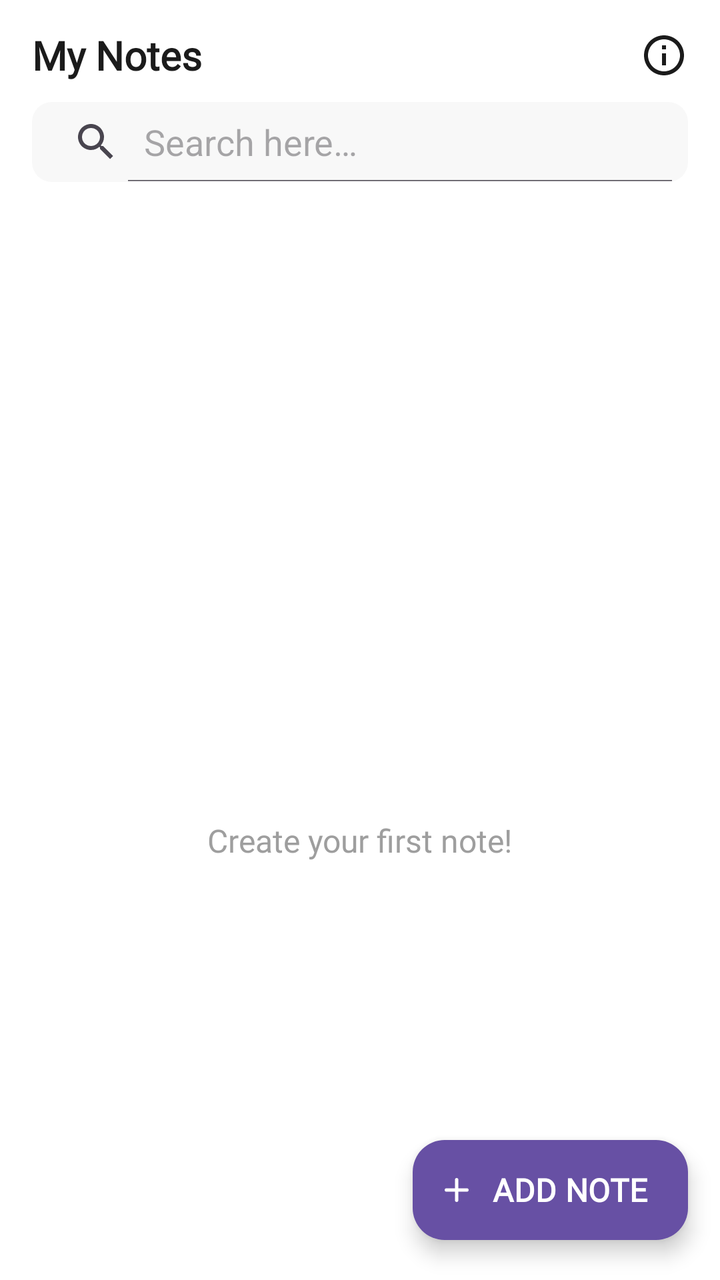
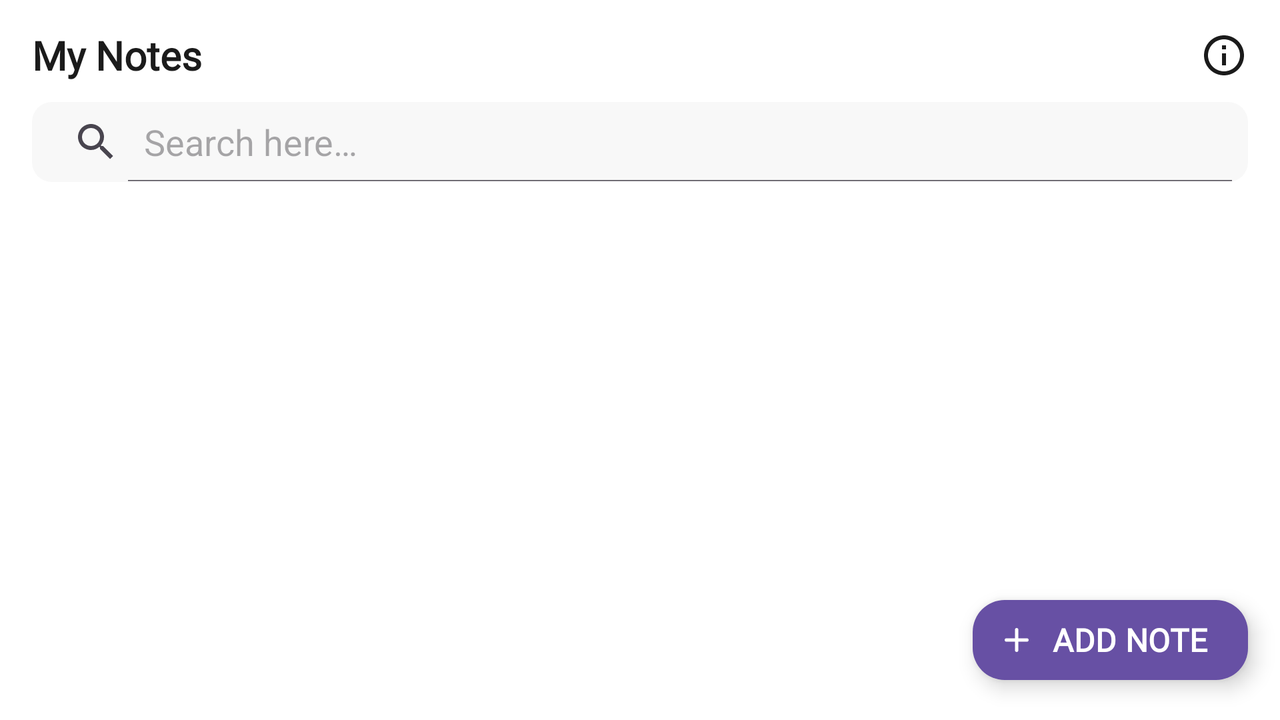

The same Android screen from two of the app's own layout files: first res/layout/ as a phone draws it, then the repository's variant for another configuration, drawn on a device whose configuration selects that folder. Both files follow.
<!-- AndroidManifest.xml: application theme Theme.MyNotes -->
<!-- res/layout/fragment_note_list.xml -->
<?xml version="1.0" encoding="utf-8"?>
<androidx.constraintlayout.widget.ConstraintLayout xmlns:android="http://schemas.android.com/apk/res/android"
    xmlns:app="http://schemas.android.com/apk/res-auto"
    xmlns:tools="http://schemas.android.com/tools"
    android:layout_width="match_parent"
    android:layout_height="match_parent"
    android:background="@color/white"
    tools:context=".ui.fragment.NoteListFragment">

    <androidx.constraintlayout.widget.Guideline
        android:id="@+id/startGuideline"
        android:layout_width="wrap_content"
        android:layout_height="wrap_content"
        android:orientation="vertical"
        app:layout_constraintGuide_begin="16dp" />

    <androidx.constraintlayout.widget.Guideline
        android:id="@+id/endGuideline"
        android:layout_width="wrap_content"
        android:layout_height="wrap_content"
        android:orientation="vertical"
        app:layout_constraintGuide_end="16dp" />

    <com.google.android.material.textview.MaterialTextView
        android:id="@+id/appName"
        android:layout_width="wrap_content"
        android:layout_height="wrap_content"
        android:layout_marginTop="14dp"
        android:fontFamily="@font/poppins_semibold"
        android:text="@string/app_name"
        android:textColor="@color/black"
        android:textSize="20sp"
        android:textStyle="bold"
        app:layout_constraintStart_toStartOf="@id/startGuideline"
        app:layout_constraintTop_toTopOf="parent" />

    <ImageButton
        android:id="@+id/aboutButton"
        android:layout_width="wrap_content"
        android:layout_height="wrap_content"
        android:background="@android:color/transparent"
        android:contentDescription="@string/about_button"
        app:layout_constraintBottom_toBottomOf="@id/appName"
        app:layout_constraintEnd_toStartOf="@id/endGuideline"
        app:layout_constraintTop_toTopOf="@id/appName"
        app:srcCompat="@drawable/ic_info" />

    <SearchView
        android:id="@+id/searchView"
        style="@style/SearchViewStyle"
        android:layout_width="0dp"
        android:layout_height="40dp"
        android:layout_marginTop="10dp"
        android:background="@drawable/search_bg"
        android:elevation="0dp"
        android:iconifiedByDefault="false"
        android:queryHint="@string/search_hint"
        app:layout_constraintEnd_toStartOf="@id/endGuideline"
        app:layout_constraintStart_toStartOf="@id/startGuideline"
        app:layout_constraintTop_toBottomOf="@id/appName" />

    <com.google.android.material.floatingactionbutton.ExtendedFloatingActionButton
        android:id="@+id/addNoteButton"
        android:layout_width="wrap_content"
        android:layout_height="50dp"
        android:layout_marginBottom="20dp"
        android:elevation="6dp"
        android:fontFamily="@font/poppins_medium"
        android:text="@string/add_note"
        android:textAllCaps="true"
        android:textColor="@color/white"
        android:textSize="16sp"
        android:textStyle="bold"
        app:backgroundTint="?colorPrimaryVariant"
        app:icon="@drawable/add_icon"
        app:iconSize="12dp"
        app:iconTint="@color/white"
        app:layout_constraintBottom_toBottomOf="parent"
        app:layout_constraintEnd_toStartOf="@id/endGuideline" />

    <androidx.recyclerview.widget.RecyclerView
        android:id="@+id/noteRecyclerView"
        android:layout_width="0dp"
        android:layout_height="0dp"
        android:layout_marginTop="14dp"
        android:scrollbarStyle="insideInset"
        android:scrollbars="vertical"
        app:layout_constraintBottom_toBottomOf="parent"
        app:layout_constraintEnd_toStartOf="@id/endGuideline"
        app:layout_constraintHorizontal_bias="1.0"
        app:layout_constraintStart_toStartOf="@id/startGuideline"
        app:layout_constraintTop_toBottomOf="@id/searchView"
        app:layout_constraintVertical_bias="1.0"
        tools:listitem="@layout/note_list_item" />

    <androidx.constraintlayout.widget.ConstraintLayout
        android:id="@+id/emptyView"
        android:layout_width="wrap_content"
        android:layout_height="wrap_content"
        app:layout_constraintBottom_toBottomOf="parent"
        app:layout_constraintEnd_toStartOf="@id/endGuideline"
        app:layout_constraintStart_toStartOf="@id/startGuideline"
        app:layout_constraintTop_toTopOf="parent">

        <ImageView
            android:id="@+id/emptyNoteImage"
            android:layout_width="200dp"
            android:layout_height="200dp"
            android:contentDescription="@null"
            android:scaleType="centerInside"
            app:layout_constraintEnd_toEndOf="parent"
            app:layout_constraintStart_toStartOf="parent"
            app:layout_constraintTop_toTopOf="parent"
            app:srcCompat="@drawable/empty_note_image" />

        <TextView
            android:id="@+id/emptyNoteText"
            android:layout_width="match_parent"
            android:layout_height="wrap_content"
            android:fontFamily="@font/poppins_medium"
            android:text="@string/create_your_first_note"
            android:textColor="@color/grey_500"
            android:textSize="16sp"
            app:layout_constraintBottom_toBottomOf="parent"
            app:layout_constraintEnd_toEndOf="parent"
            app:layout_constraintStart_toStartOf="parent"
            app:layout_constraintTop_toBottomOf="@id/emptyNoteImage" />

    </androidx.constraintlayout.widget.ConstraintLayout>
</androidx.constraintlayout.widget.ConstraintLayout>
<!-- resources referenced by this layout -->
<resources>
  <color name="black">#1B1B1B</color>
  <color name="grey_500">#9E9E9E</color>
  <color name="white">#FFFFFFFF</color>
  <!-- drawable add_icon (drawable) -->
  <vector xmlns:android="http://schemas.android.com/apk/res/android"
      android:width="28dp"
      android:height="28dp"
      android:viewportWidth="28"
      android:viewportHeight="28">
    <path
        android:pathData="M26,16H16V26C16,27.1 15.1,28 14,28C12.9,28 12,27.1 12,26V16H2C0.9,16 0,15.1 0,14C0,12.9 0.9,12 2,12H12V2C12,0.9 12.9,0 14,0C15.1,0 16,0.9 16,2V12H26C27.1,12 28,12.9 28,14C28,15.1 27.1,16 26,16Z"
        android:fillColor="@color/black"/>
  </vector>
  <!-- drawable ic_info (drawable) -->
  <vector xmlns:android="http://schemas.android.com/apk/res/android"
      android:width="24dp"
      android:height="24dp"
      android:viewportWidth="24"
      android:viewportHeight="24">
    <group>
      <clip-path
          android:pathData="M0,0h24v24h-24z"/>
      <path
          android:pathData="M11,7H13V9H11V7ZM11,11H13V17H11V11ZM12,2C6.48,2 2,6.48 2,12C2,17.52 6.48,22 12,22C17.52,22 22,17.52 22,12C22,6.48 17.52,2 12,2ZM12,20C7.59,20 4,16.41 4,12C4,7.59 7.59,4 12,4C16.41,4 20,7.59 20,12C20,16.41 16.41,20 12,20Z"
          android:fillColor="@color/black"/>
    </group>
  </vector>
  <!-- drawable search_bg (drawable) -->
  <shape xmlns:android="http://schemas.android.com/apk/res/android"
      android:shape="rectangle">
      <solid android:color="@color/grey" />
      <size
          android:width="6dp"
          android:height="6dp" />
      <corners android:radius="10dp" />
  </shape>
  <string name="about_button">About Button</string>
  <string name="add_note">Add Note</string>
  <string name="app_name">My Notes</string>
  <string name="create_your_first_note">Create your first note!</string>
  <string name="search_hint">Search here…</string>
  <style name="SearchViewStyle" parent="Widget.Material3.SearchView">
          <item name="strokeWidth">0dp</item>
          <item name="strokeColor">@android:color/transparent</item>
          <item name="android:fontFamily">@font/poppins_medium</item>
      </style>
  <style name="Theme.MyNotes" parent="Base.Theme.MyNotes" />
  <color name="grey">#F8F8F8</color>
  <style name="Base.Theme.MyNotes" parent="Theme.Material3.DayNight.NoActionBar">
          
          
      </style>
</resources>
<!-- res/layout-land/fragment_note_list.xml (the repository's variant of the layout above) -->
<!-- drawn on the phone turned sideways -->
<?xml version="1.0" encoding="utf-8"?>
<androidx.constraintlayout.widget.ConstraintLayout xmlns:android="http://schemas.android.com/apk/res/android"
    xmlns:app="http://schemas.android.com/apk/res-auto"
    xmlns:tools="http://schemas.android.com/tools"
    android:layout_width="match_parent"
    android:layout_height="match_parent"
    android:background="@color/white"
    tools:context=".ui.fragment.NoteListFragment">

    <com.google.android.material.textview.MaterialTextView
        android:id="@+id/appName"
        android:layout_width="0dp"
        android:layout_height="wrap_content"
        android:layout_marginTop="14dp"
        android:layout_marginEnd="10dp"
        android:fontFamily="@font/poppins_semibold"
        android:text="@string/app_name"
        android:textColor="@color/black"
        android:textSize="20sp"
        android:textStyle="bold"
        app:layout_constraintEnd_toStartOf="@id/aboutButton"
        app:layout_constraintStart_toStartOf="@id/startGuideline"
        app:layout_constraintTop_toTopOf="parent" />

    <ImageButton
        android:id="@+id/aboutButton"
        android:layout_width="wrap_content"
        android:layout_height="wrap_content"
        android:background="@android:color/transparent"
        android:contentDescription="@string/about_button"
        app:layout_constraintBottom_toBottomOf="@id/appName"
        app:layout_constraintEnd_toEndOf="@id/endGuideline"
        app:layout_constraintTop_toTopOf="@id/appName"
        app:srcCompat="@drawable/ic_info" />

    <SearchView
        android:id="@+id/searchView"
        style="@style/SearchViewStyle"
        android:layout_width="0dp"
        android:layout_height="40dp"
        android:layout_marginTop="10dp"
        android:background="@drawable/search_bg"
        android:elevation="0dp"
        android:iconifiedByDefault="false"
        android:queryHint="@string/search_hint"
        app:layout_constraintEnd_toStartOf="@id/endGuideline"
        app:layout_constraintStart_toStartOf="@id/startGuideline"
        app:layout_constraintTop_toBottomOf="@id/appName" />

    <androidx.recyclerview.widget.RecyclerView
        android:id="@+id/noteRecyclerView"
        android:layout_width="0dp"
        android:layout_height="0dp"
        android:layout_marginTop="14dp"
        android:scrollbarStyle="insideInset"
        android:scrollbars="vertical"
        app:layout_constraintBottom_toBottomOf="parent"
        app:layout_constraintEnd_toEndOf="@id/endGuideline"
        app:layout_constraintStart_toStartOf="@id/startGuideline"
        app:layout_constraintTop_toBottomOf="@id/searchView"
        tools:listitem="@layout/note_list_item" />

    <androidx.constraintlayout.widget.ConstraintLayout
        android:id="@+id/emptyView"
        android:layout_width="wrap_content"
        android:layout_height="wrap_content"
        android:visibility="gone"
        app:layout_constraintBottom_toBottomOf="parent"
        app:layout_constraintEnd_toEndOf="@id/endGuideline"
        app:layout_constraintStart_toStartOf="@id/startGuideline"
        app:layout_constraintTop_toBottomOf="@id/searchView">

        <ImageView
            android:id="@+id/emptyNoteImage"
            android:layout_width="150dp"
            android:layout_height="150dp"
            android:contentDescription="@null"
            android:scaleType="centerCrop"
            app:layout_constraintBottom_toTopOf="@id/emptyNoteText"
            app:layout_constraintDimensionRatio="w,2:2"
            app:layout_constraintEnd_toEndOf="parent"
            app:layout_constraintStart_toStartOf="parent"
            app:layout_constraintTop_toTopOf="parent"
            app:srcCompat="@drawable/empty_note_image" />

        <TextView
            android:id="@+id/emptyNoteText"
            android:layout_width="match_parent"
            android:layout_height="wrap_content"
            android:fontFamily="@font/poppins_medium"
            android:text="@string/create_your_first_note"
            android:textColor="@color/grey_500"
            app:layout_constraintBottom_toBottomOf="parent"
            app:layout_constraintEnd_toEndOf="parent"
            app:layout_constraintStart_toStartOf="parent"
            app:layout_constraintTop_toBottomOf="@id/emptyNoteImage" />

    </androidx.constraintlayout.widget.ConstraintLayout>

    <com.google.android.material.floatingactionbutton.ExtendedFloatingActionButton
        android:id="@+id/addNoteButton"
        android:layout_width="wrap_content"
        android:layout_height="40dp"
        android:layout_marginBottom="20dp"
        android:elevation="6dp"
        android:fontFamily="@font/poppins_medium"
        android:text="@string/add_note"
        android:textAllCaps="true"
        android:textColor="@color/white"
        android:textSize="16sp"
        android:textStyle="bold"
        app:backgroundTint="?colorPrimaryVariant"
        app:icon="@drawable/add_icon"
        app:iconSize="12dp"
        app:iconTint="@color/white"
        app:layout_constraintBottom_toBottomOf="parent"
        app:layout_constraintEnd_toEndOf="@id/endGuideline" />

    <androidx.constraintlayout.widget.Guideline
        android:id="@+id/startGuideline"
        android:layout_width="wrap_content"
        android:layout_height="wrap_content"
        android:orientation="vertical"
        app:layout_constraintGuide_begin="16dp" />

    <androidx.constraintlayout.widget.Guideline
        android:id="@+id/endGuideline"
        android:layout_width="wrap_content"
        android:layout_height="wrap_content"
        android:orientation="vertical"
        app:layout_constraintGuide_end="16dp" />

</androidx.constraintlayout.widget.ConstraintLayout>
